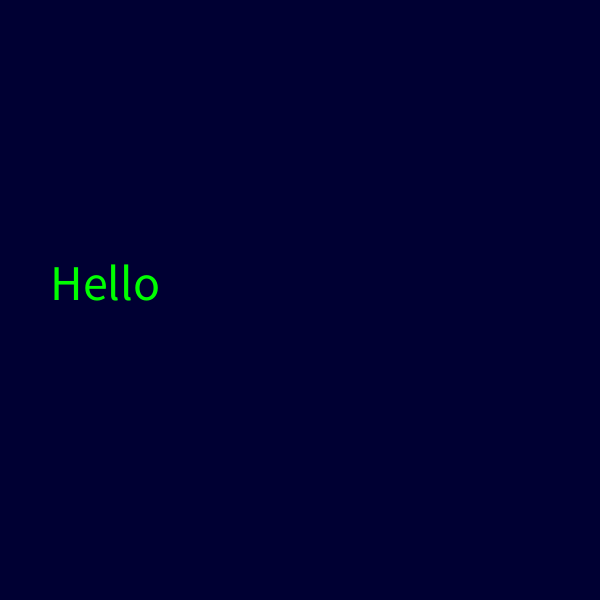
Frame 1 (no input)
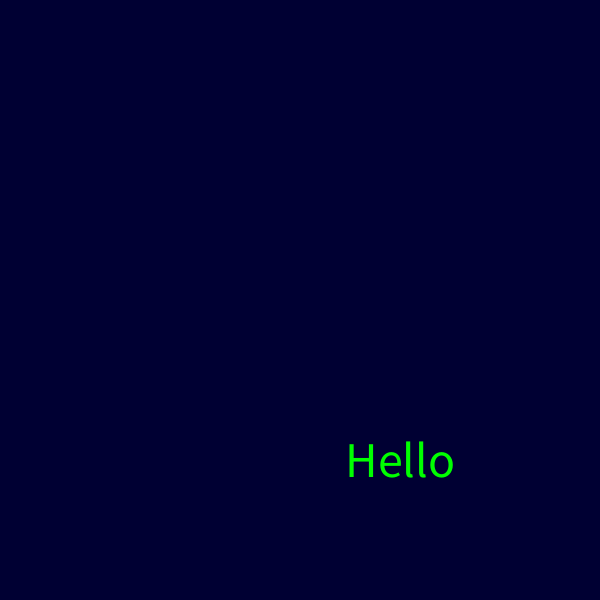
Frame 60 (the mouse pressed at the canvas centre just before this capture)
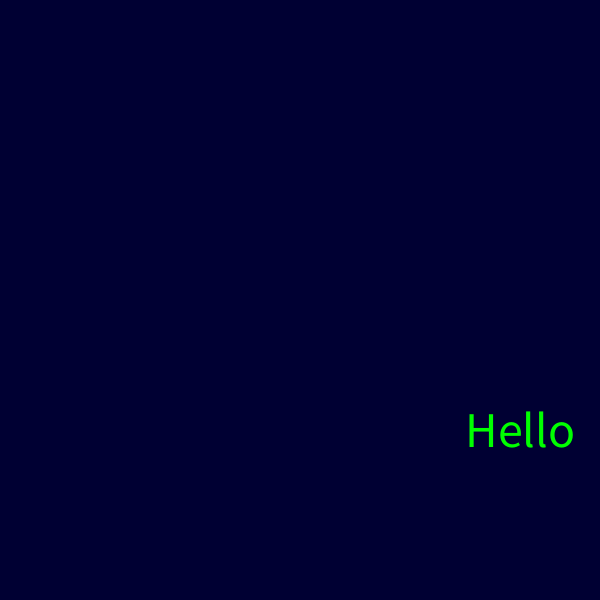
Frame 120 (the mouse held since frame 60 and released just before this capture)

The Processing sketch that drew these frames (run headless with seeded random() and noise(); from frame 60 on, the mouse is pressed at the canvas centre):

// Processing sketch: dvd
// ── dvd.pde
int x = 50;
int y = 300;
int rad = 100;
int speed = 5;
int speedy = 3;

void setup(){
  size(600, 600);
  
}


void draw(){
  background(0, 0, 51);
  fill(0, 255, 0);
  textSize(50);
  text("Hello ", x, y);
  x = x + speed;
  y = y + speedy;
  if(x > 550 || x < 50){
    speed = - speed;
  }
  if(y > 550 || y < 50){
    speedy = - speedy;
  }
 
  println(x);
}
